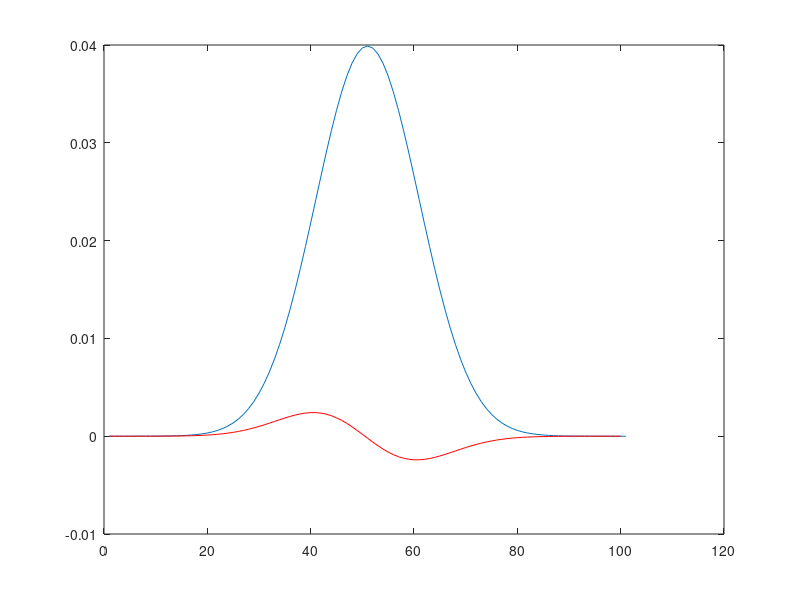
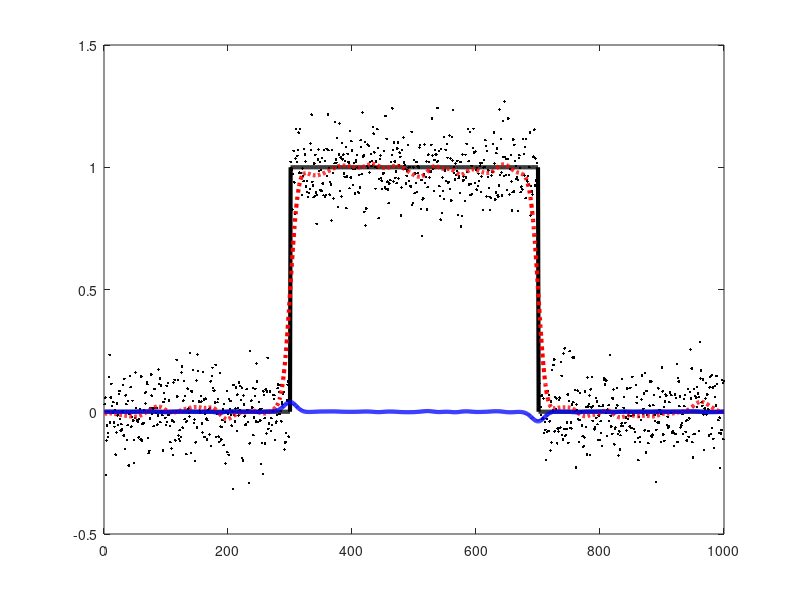
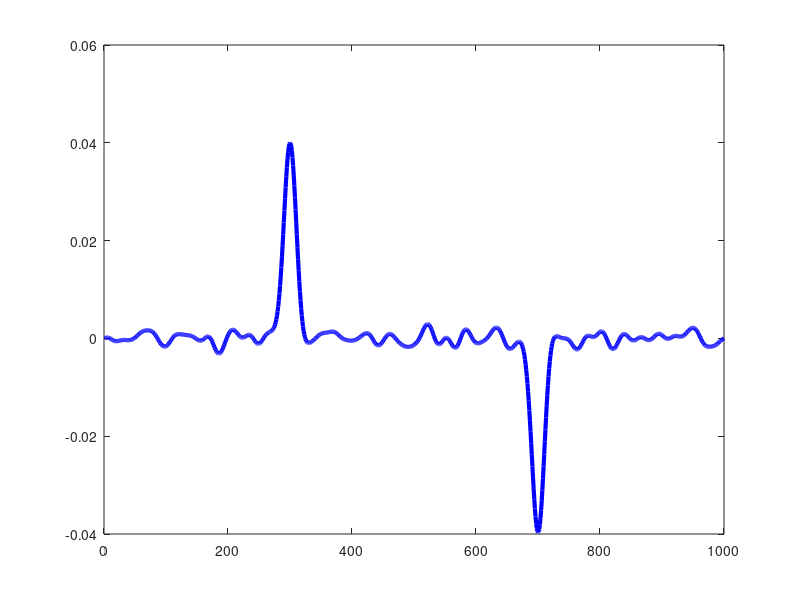

MATLAB code for these plots, in order: (Note: this script raises an error after producing the figures.)
% Differential Equation
% (C) Moo K. Chung 
% University of Wisconsin
% mkchung@wisc.edu

%---------------------------------
% Differentiation in 1D

%Gaussian Kernel  in 1D
K=inline('exp(-(x.^2)/2/sigma^2)');
dx= -50:50;
weight=K(10,dx)/sum(K(10,dx))
figure; plot(weight);
%Question: This is truncated kernel. 
% Why Gaussian kernel has to be truncatd.


%Derivative of truncated Gaussian kernel
dweight = diff(weight) %computed by taking finite difference
hold on; plot(dweight, 'r');


% Jump discontinuity detection in 1D signal
x=1:1000;
noise=normrnd(0, 0.1, 1,1000);
%ground truth
signal=[zeros(1,300) ones(1,400) zeros(1,300)];
figure; plot(signal, 'k', 'LineWidth', 3);
y= signal + noise;
hold on; plot(y, '.k');

%Gaussian kernel smoothing
smooth=conv(y,weight,'same');
hold on;plot(smooth, 'r:', 'LineWidth', 3); 

%Boundary/edge/jump detection
dsignal=conv(y,dweight,'same');
hold on;plot(dsignal, 'b', 'LineWidth', 3); 

figure; plot(dsignal, 'b', 'LineWidth', 3); 
find(dsignal == max(dsignal)) %time point where direvative changes
find(dsignal == min(dsignal)) %time point where direvative changes


%------------------------------
% EEG of epilpsy seizure patient
% See if we can detect the time point of seizure. 
%
% This is data published in 
% Wang, Y., Ombao, H., Chung, M.K. 2018 Topological data 
% analysis of single-trial electroencephalographic signals. 
% Annals of Applied Statistics, 12:1506-1534
% https://pages.stat.wisc.edu/~mchung/papers/wang.2018.annals.pdf
% 
% Channel names
% left central c3 
% Sampling rate is 100 Hertz 
% Total Time point = 32000+
% First half is preseizure; right half is seizure


c3=load('c3.formatted');
d=size(c3);
d(1)*d(2)

c3=reshape(c3', d(1)*d(2),1);
c3=c3(1:d(1)*d(2)-2);
figure; plot(c3) %whole EEG 

d=length(c3)/2
c3sub = c3(1:d)
hold on; plot(c3sub, 'r:') %pre seizure colored red

K=inline('exp(-(x.^2)/2/sigma^2)');
dx= -500:500;

weight=K(20,dx)/sum(K(20,dx))
smooth=conv(c3,weight,'same');
hold on;plot(smooth, 'k-');

%Edge detection via differentiation may not work.  
dweight = diff(weight)
dsignal=conv(c3,dweight,'same');
hold on;plot(dsignal, 'k', 'LineWidth', 4); 

%Let's try a different emthod 
%The variance map approach also don't work
% Variance is often useed feature in EEG sginal analysis.

for i=1:length(c3)-50
    c3var(i)=var(smooth(i:i+50));
end

hold on;plot(c3var, 'k', 'LineWidth', 3); 

%Suggestion: We will study TDA approach later 
%            using the Morse filtrations.

%----------------------------------
% Diffusion Equation in 1D
% We will sove the diffusion equations using the 
% eigenctions of Laplace-Beltrami operator

%Simulate signal
x=1:1000;
noise=normrnd(0, 0.5, 1,1000);
signal= [zeros(1,300) ones(1,400) zeros(1,300)];
figure; plot(signal, 'k', 'LineWidth',2);
y= signal + noise; %noise added signal
hold on; plot(y, ':k');

%Gaussian kernel smoothing
K=inline('exp(-(x.^2)/2/sigma^2)');
dx= -50:50;
weight=K(10,dx)/sum(K(10,dx))
smooth=conv(y,weight,'same');
hold on;plot(smooth, 'r', 'LineWidth', 3); 

%Diffusion equation
L = [1 -2 1] %1D Laplacian = 2nd derivative
%Lsmooth = conv(y,L,'same');

g=y; %initial value
for i=1:1000  %total diffusion time =10
    Lg = conv(g,L,'same');
    g = g+ 0.01*Lg;
end
hold on;plot(g, 'g', 'LineWidth', 2);     

g=y; %initial value
for i=1:1000000  %total diffusion time =10
    Lg = conv(g,L,'same');
    g = g+ 0.01*Lg;
end
hold on;plot(g, ':b', 'LineWidth', 5);     

%Question: what will happen if you run the iteration 
%for infinite number of times?


